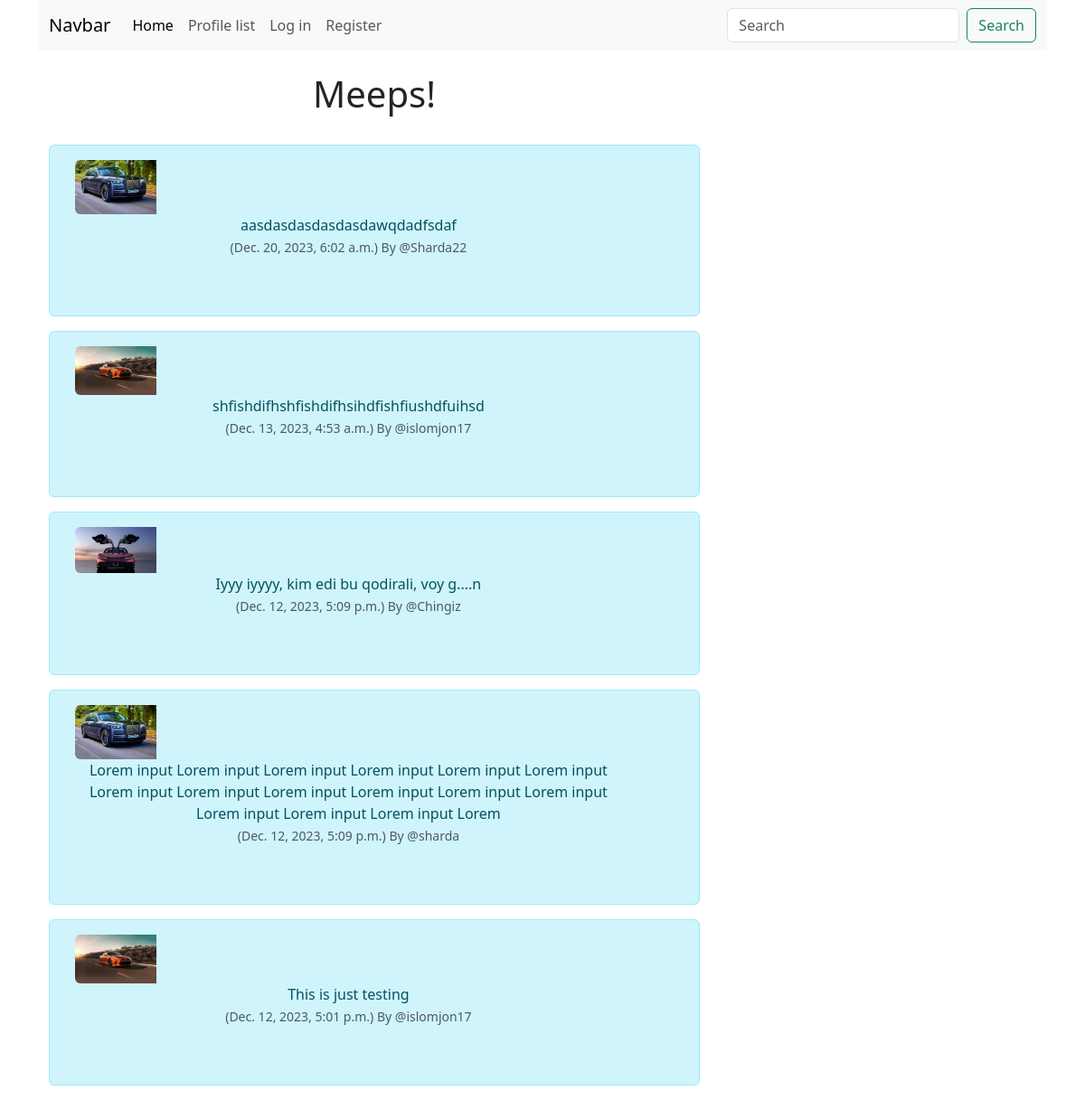
/, run on an earlier commit of the app's database.
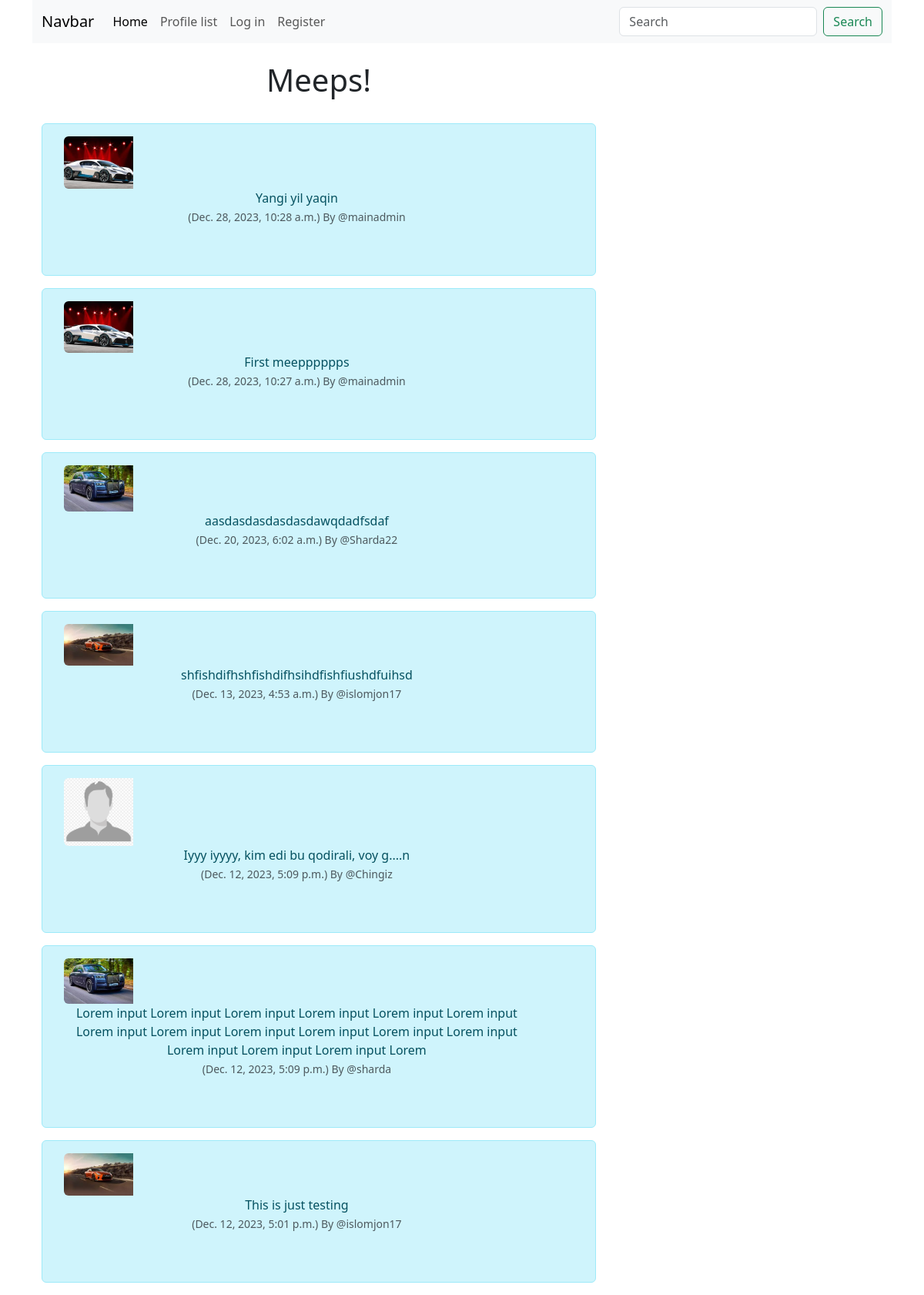
And on a later commit of the database.
### twitterclone/models.py (models this page shows, shortened)
class Meep(models.Model):
    user = models.ForeignKey(
        User, related_name = "meeps",
        on_delete= models.DO_NOTHING
    )
    body = models.CharField(max_length=200)
    created_at = models.DateTimeField(auto_now_add=True)
    likes = models.ManyToManyField(User, related_name="meep_like", blank=True)

class Profile(models.Model):
    user = models.OneToOneField(User, on_delete=models.CASCADE)
    follows = models.ManyToManyField("self",
                                    related_name="followed_by",
                                    symmetrical=False,
                                    blank=True)
    profile_image = models.ImageField(null=True, blank=True, upload_to="images/")
    created_date = models.DateTimeField(User, auto_now=True)

### twitterclone/views.py (the view)
# urls.py: path('', views.home, name="home"),
def home(request):
    if request.user.is_authenticated:
        form = MeepForm(request.POST or None)
        profiles = Profile.objects.exclude(user=request.user)
        if request.method == "POST":
            if form.is_valid():
                meep = form.save(commit=False)
                meep.user = request.user
                meep.save()
                messages.success(request, ("Yout meep has been posted!"))
                return redirect('home')
        meeps = Meep.objects.all().order_by("-created_at")
        return render(request, 'home.html', {'meeps':meeps, 'form':form})
    else:
        meeps = Meep.objects.all().order_by("-created_at")
        return render(request, 'home.html', {'meeps':meeps})

### twitterclone/templates/home.html (shortened to what this page needs)
{% extends 'base.html' %}
{% load static %}
{% block content %}
<div class="container text-center">
	<div class="row">
		<div class="col-8">
<h1> Meeps! </h1>
<br/>
{% for meeps in meeps %}
<div class="alert alert-info" role="alert">
  <div class="container">
    <div class="row">
        <div class="col-2">
            {% if meeps.user.profile.profile_image %}
              <img src="{{ meeps.user.profile.profile_image.url }}" width="200" height="200" class="img-fluid rounded-start  " alt="{{ profiles.user.username }}">
              {% else %}
              <img src="{% static 'twitterclone/images/profile_image_2.png' %}" width="200" height="200" class="img-fluid rounded-start" alt="Profile picture">
             {% endif %}
        </div>
             <div class="col-11">
            {{ meeps.body }} </br>
            <small class="text-muted">
            ({{ meeps.created_at }}) By
            @{{ meeps.user.username }}
          </small>
          <br/> <br/><br/>
        </div>
      </div>
     </div>
  </div>
{% endfor %}
</div>
<div class="col-4">
  <br/><br/><br/>
</div>
{% endblock  %}

### twitterclone/templates/base.html (shortened to what this page needs)
<!doctype html>
<html lang="en">
  <head>
    <link href="https://cdn.jsdelivr.net/npm/bootstrap@5.3.2/dist/css/bootstrap.min.css" rel="stylesheet">
  </head>
  <body>
<div class="container">
  {% include 'navbar.html' %}
  <br/>
  {% block content  %}
  {% endblock %}
</div>
  </body>
</html>

### twitterclone/templates/navbar.html (shortened to what this page needs)
<nav class="navbar navbar-expand-lg bg-body-tertiary">
  <div class="container-fluid">
    <a class="navbar-brand" href="#">Navbar</a>
    <div class="collapse navbar-collapse" id="navbarSupportedContent">
      <ul class="navbar-nav me-auto mb-2 mb-lg-0">
        <li class="nav-item">
          <a class="nav-link active" aria-current="page" href="{% url 'home' %}">Home</a>
        </li>
        <li class="nav-item">
          <a class="nav-link" href="{% url 'profile_list' %}">Profile list</a>
        </li>
        {% if user.is_authenticated %}
        <li class="nav-item">
          <a class="nav-link" href="{% url 'logout' %}">Log out</a>
        </li>
        <li class="nav-item">
          <a class="nav-link" href="{% url 'profile' request.user.id %}">My profile</a>
        </li>
        {%else%}
          <li class="nav-item">
            <a class="nav-link" href="{% url 'login'  %}">Log in</a>
            <li class="nav-item">
            <a class="nav-link" href="{% url 'register'  %}">Register</a>
          </li>
        {% endif %}
      </ul>
      <form class="d-flex" role="search">
        <input class="form-control me-2" type="search" placeholder="Search" aria-label="Search">
        <button class="btn btn-outline-success" type="submit">Search</button>
      </form>
    </div>
  </div>
</nav>

What changed in the data, as far as the page shows it:
added Meep: user.profile.profile_image (picture), body "Yangi yil yaqin", created_at "Dec. 28, 2023, 10:28 a.m.", user.username "mainadmin"
added Meep: user.profile.profile_image (picture), body "First meepppppps", created_at "Dec. 28, 2023, 10:27 a.m.", user.username "mainadmin"
changed through a linked row, Meep "Iyyy iyyyy, kim edi bu qodirali, voy g....n": profile_image: picture added; user.profile.profile_image: picture removed
